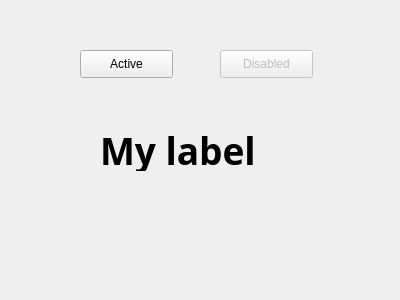
<?xml version="1.0" encoding="UTF-8"?>
<ui version="4.0">
 <class>Widget</class>
 <widget class="QWidget" name="Widget">
  <property name="geometry">
   <rect>
    <x>0</x>
    <y>0</y>
    <width>400</width>
    <height>300</height>
   </rect>
  </property>
  <property name="windowTitle">
   <string>Widget</string>
  </property>
  <widget class="QPushButton" name="activeButton">
   <property name="geometry">
    <rect>
     <x>80</x>
     <y>50</y>
     <width>93</width>
     <height>28</height>
    </rect>
   </property>
   <property name="text">
    <string>Active</string>
   </property>
  </widget>
  <widget class="QPushButton" name="disabledButton">
   <property name="enabled">
    <bool>false</bool>
   </property>
   <property name="geometry">
    <rect>
     <x>220</x>
     <y>50</y>
     <width>93</width>
     <height>28</height>
    </rect>
   </property>
   <property name="text">
    <string>Disabled</string>
   </property>
  </widget>
  <widget class="QLabel" name="label">
   <property name="geometry">
    <rect>
     <x>100</x>
     <y>130</y>
     <width>211</width>
     <height>41</height>
    </rect>
   </property>
   <property name="font">
    <font>
     <family>Adobe Arabic</family>
     <pointsize>28</pointsize>
     <weight>75</weight>
     <bold>true</bold>
    </font>
   </property>
   <property name="autoFillBackground">
    <bool>true</bool>
   </property>
   <property name="text">
    <string>My label</string>
   </property>
  </widget>
 </widget>
 <layoutdefault spacing="6" margin="11"/>
 <resources/>
 <connections/>
</ui>
